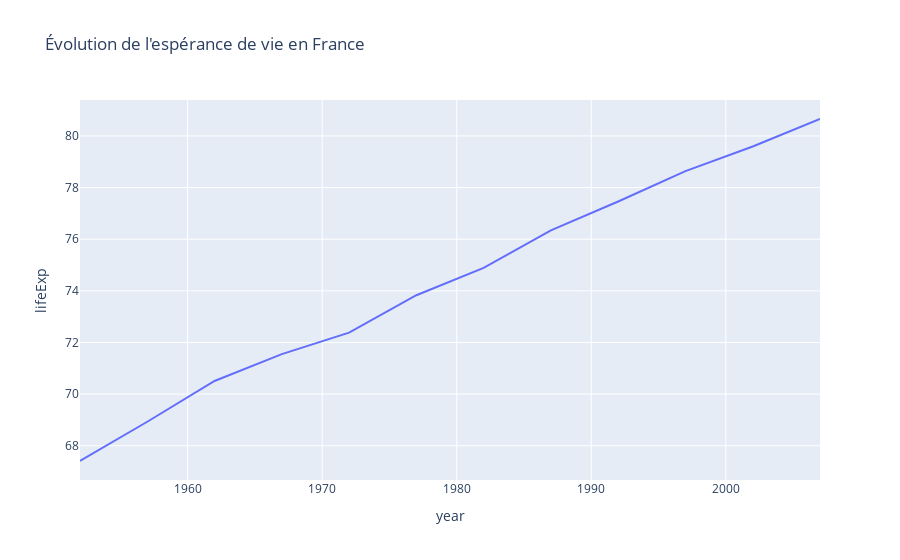

The notebook cell saved with this chart:
### Code cell
import pandas as pd
import plotly.express as px

# Utilisation d'un dataset intégré à Plotly pour éviter de gérer des fichiers CSV
df = px.data.gapminder()

# Une manipulation simple de données
france_data = df[df['country'] == 'France']

# Un graphique interactif
fig = px.line(france_data, x='year', y='lifeExp', 
              title='Évolution de l\'espérance de vie en France')
fig.show()

### Figure 1 — Plotly figure (JSON) as saved in the notebook; plotly's stock layout.template omitted (floating-point values rounded to 4 significant figures)
{"data": [{"hovertemplate": "year=%{x}<br>lifeExp=%{y}<extra></extra>", "legendgroup": "", "line": {"color": "#636efa", "dash": "solid"}, "marker": {"symbol": "circle"}, "mode": "lines", "name": "", "orientation": "v", "showlegend": false, "type": "scatter", "x": [1952, 1957, 1962, 1967, 1972, 1977, 1982, 1987, 1992, 1997, 2002, 2007], "xaxis": "x", "y": [67.41, 68.93, 70.51, 71.55, 72.38, 73.83, 74.89, 76.34, 77.46, 78.64, 79.59, 80.66], "yaxis": "y"}], "layout": {"legend": {"tracegroupgap": 0}, "title": {"text": "Évolution de l'espérance de vie en France"}, "xaxis": {"anchor": "y", "domain": [0, 1], "title": {"text": "year"}}, "yaxis": {"anchor": "x", "domain": [0, 1], "title": {"text": "lifeExp"}}}}
